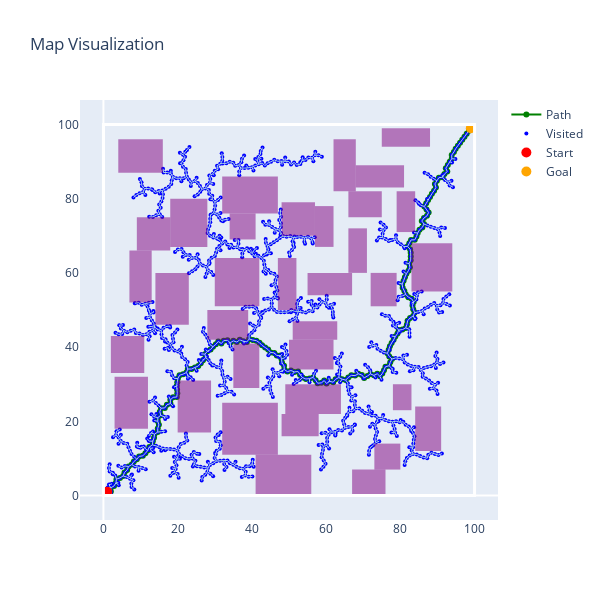

This figure's notebook cell:
### Code cell
visualize_map_shapes(m.grid, obs=m.obstacles, start=m.start, goal=m.goal, path=result.path, nodes=list(map(lambda x: x.position, result.nodes)), edges=result.edges)
